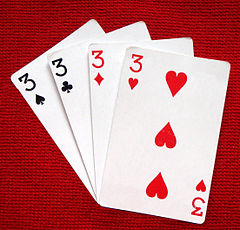
#> input picture Buổi_04_22_22/tuquy_3.jpg, 240 x 230 px
$ python template_matching_MSE.py
#> lines starting #> are read from the running program, lines starting #| are printed output that depends on the picture; after the words box and inside, x2 and y2 are one past the last pixel; in counts of white or black regions, pixels touching at a corner belong together
from statistics import median
import numpy as np
import math
import cv2

image =cv2.imread('tuquy_3.jpg',0)
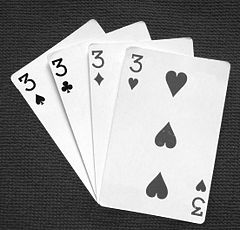
#> image: shape (230, 240); min 0, max 255, mean 145.7
print(type(image))
#| <class 'numpy.ndarray'>
(W,H)=image.shape
#> W = 230; H = 240
kernel=cv2.imread('chat_co1.jpg.png',0)
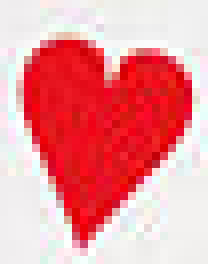
#> input picture Buổi_04_22_22/chat_co1.jpg.png, 26 x 33 px (shown 8 times larger)
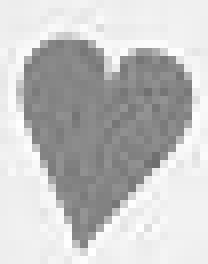
#> kernel: shape (33, 26) (shown 8 times larger); min 110, max 255, mean 196
(M,N)=kernel.shape
#> M = 33; N = 26

result=9999999999
pos=[0,0]

for i in range(0,W-M):
        for j in range(0,H-N):
            s=0
            tmp=np.array(image[i:i+M,j:j+N])
            tmp1=np.array(kernel[0:M,0:N])
            s=np.array(((tmp1 - tmp)**2))
            s=np.sum(s)
            s=s//(M*N)
            if(s<=result):
                    result=s
                    pos=[i,j]
#> after the loop, pos = [66, 163]; result = 49

x_left_top,y_left_top=pos[0],pos[1]
#> x_left_top = 66; y_left_top = 163
x_right_top,y_right_top=pos[0],pos[1]+N-1,
#> x_right_top = 66; y_right_top = 188
x_left_bottom,y_left_bottom=pos[0]+M-1,pos[1]
#> x_left_bottom = 98; y_left_bottom = 163
x_right_bottom,y_right_bottom=pos[0]+M-1,pos[1]+N-1
#> x_right_bottom = 98; y_right_bottom = 188


cv2.line(image,(y_left_top,x_left_top),(y_right_top,x_right_top),(255, 0, 0), 1, 1)
#> image: shape (230, 240); 0.05% of pixels changed, all inside (x1, y1, x2, y2) = (163, 66, 189, 67)
cv2.line(image,(y_left_top,x_left_top),(y_left_bottom,x_left_bottom),(255, 0, 0), 1, 1)
#> image: shape (230, 240); min 0, max 255, mean 145.8
cv2.line(image,(y_left_bottom,x_left_bottom),(y_right_bottom,x_right_bottom),(255, 0, 0), 1, 1)
#> image: shape (230, 240); min 0, max 255, mean 145.8
cv2.line(image,(y_right_bottom,x_right_bottom),(y_right_top,x_right_top),(255, 0, 0), 1, 1)
#> image: shape (230, 240); min 0, max 255, mean 145.8

cv2.imshow('result',image)
cv2.waitKey(0)
